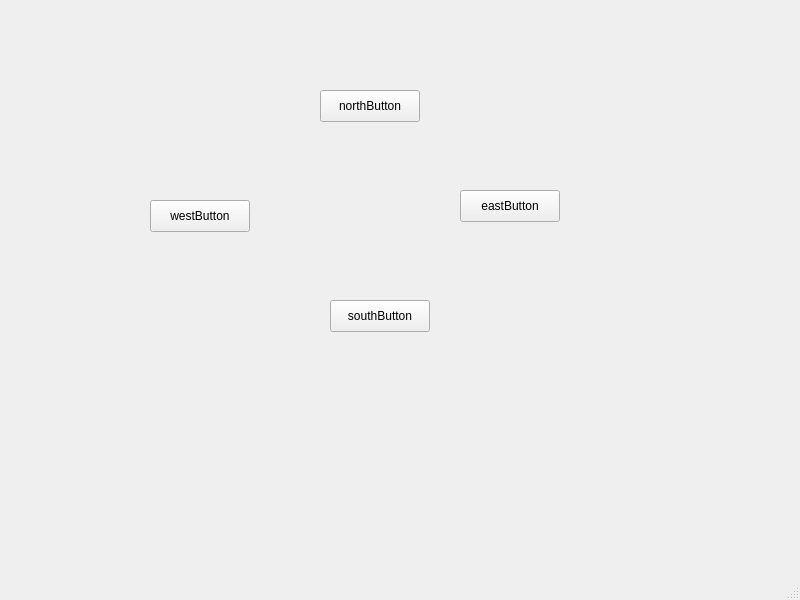
<?xml version="1.0" encoding="UTF-8"?>
<ui version="4.0">
 <class>MainWindow</class>
 <widget class="QMainWindow" name="MainWindow">
  <property name="geometry">
   <rect>
    <x>0</x>
    <y>0</y>
    <width>800</width>
    <height>600</height>
   </rect>
  </property>
  <property name="windowTitle">
   <string>MainWindow</string>
  </property>
  <widget class="QWidget" name="centralwidget">
   <widget class="QPushButton" name="northButton">
    <property name="geometry">
     <rect>
      <x>320</x>
      <y>90</y>
      <width>100</width>
      <height>32</height>
     </rect>
    </property>
    <property name="text">
     <string>northButton</string>
    </property>
   </widget>
   <widget class="QPushButton" name="westButton">
    <property name="geometry">
     <rect>
      <x>150</x>
      <y>200</y>
      <width>100</width>
      <height>32</height>
     </rect>
    </property>
    <property name="text">
     <string>westButton</string>
    </property>
   </widget>
   <widget class="QPushButton" name="southButton">
    <property name="geometry">
     <rect>
      <x>330</x>
      <y>300</y>
      <width>100</width>
      <height>32</height>
     </rect>
    </property>
    <property name="text">
     <string>southButton</string>
    </property>
   </widget>
   <widget class="QPushButton" name="pushButton_4">
    <property name="geometry">
     <rect>
      <x>460</x>
      <y>190</y>
      <width>100</width>
      <height>32</height>
     </rect>
    </property>
    <property name="text">
     <string>eastButton</string>
    </property>
   </widget>
  </widget>
  <widget class="QMenuBar" name="menubar">
   <property name="geometry">
    <rect>
     <x>0</x>
     <y>0</y>
     <width>800</width>
     <height>36</height>
    </rect>
   </property>
  </widget>
  <widget class="QStatusBar" name="statusbar"/>
 </widget>
 <resources/>
 <connections/>
</ui>
